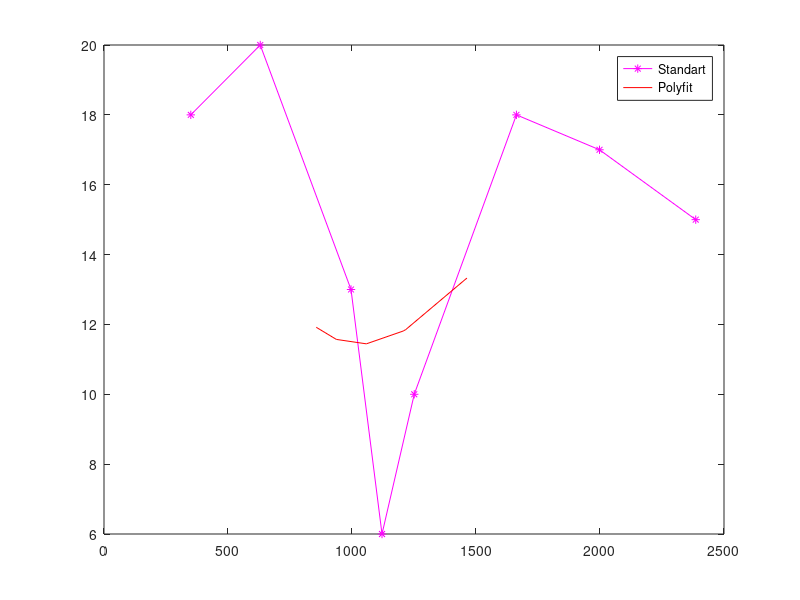

Write the MATLAB code that produced this figure.
clear;
X= [350 630 996 1121 1251 1663 1998 2386];
Y= [18 20 13 6 10 18 17 15];
%XW= [583  1045 1058 1441 1570 1803];
XW=[856 937 1058 1207 1217 1463];
d=3;
%Initial all values
AA=zeros(4,4);
BB=zeros(4,1);
XW100 = X(1):10:X(length(X));
YW3=zeros(size(XW100));
YW=zeros(size(XW));
%YW=0;
%YW=zeros(size(XW100) );
for iy=0:3
    for ix=0:3  
        AA(iy+1, ix+1) = sum( (X.^ix).*(X.^iy) ); %LHS
    end
    BB(iy+1, 1) = sum( Y.^ix.*X.^iy );%RHS
end
aA=(AA^(-1))*BB;
c1 = polyfit(X, Y, 3);
%Work points
for i=0:3
    %YW=YW+aA(i+1)*XW100.^i;
    %YW=YW+aA(i+1)*XW.^i;
    YW=YW+c1(d+1-i)*XW.^i;
end
YW
sYW=sum(YW)
figure
plot(X,Y, 'm-*')
hold on
plot(XW, YW, "r-")
legend('Standart','Polyfit');














